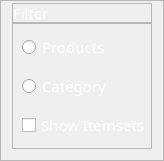
                        <widget class="QFrame" name="frame_8">
                         <property name="maximumSize">
                          <size>
                           <width>140</width>
                           <height>16777215</height>
                          </size>
                         </property>
                         <property name="frameShape">
                          <enum>QFrame::StyledPanel</enum>
                         </property>
                         <property name="frameShadow">
                          <enum>QFrame::Raised</enum>
                         </property>
                         <layout class="QVBoxLayout" name="verticalLayout_13">
                          <property name="spacing">
                           <number>0</number>
                          </property>
                          <property name="topMargin">
                           <number>2</number>
                          </property>
                          <property name="bottomMargin">
                           <number>11</number>
                          </property>
                          <item>
                           <widget class="QFrame" name="frame_13">
                            <property name="maximumSize">
                             <size>
                              <width>16777215</width>
                              <height>20</height>
                             </size>
                            </property>
                            <property name="frameShape">
                             <enum>QFrame::StyledPanel</enum>
                            </property>
                            <property name="frameShadow">
                             <enum>QFrame::Raised</enum>
                            </property>
                            <layout class="QVBoxLayout" name="verticalLayout_14">
                             <property name="spacing">
                              <number>0</number>
                             </property>
                             <property name="leftMargin">
                              <number>0</number>
                             </property>
                             <property name="topMargin">
                              <number>0</number>
                             </property>
                             <property name="rightMargin">
                              <number>0</number>
                             </property>
                             <property name="bottomMargin">
                              <number>0</number>
                             </property>
                             <item>
                              <widget class="QLabel" name="label_2">
                               <property name="font">
                                <font>
                                 <family>Bahnschrift Light</family>
                                 <pointsize>11</pointsize>
                                </font>
                               </property>
                               <property name="styleSheet">
                                <string notr="true">color: rgb(255, 255, 255);</string>
                               </property>
                               <property name="text">
                                <string>Filter</string>
                               </property>
                              </widget>
                             </item>
                            </layout>
                           </widget>
                          </item>
                          <item>
                           <widget class="QFrame" name="frame_14">
                            <property name="frameShape">
                             <enum>QFrame::StyledPanel</enum>
                            </property>
                            <property name="frameShadow">
                             <enum>QFrame::Raised</enum>
                            </property>
                            <layout class="QVBoxLayout" name="verticalLayout_24">
                             <property name="spacing">
                              <number>11</number>
                             </property>
                             <property name="rightMargin">
                              <number>0</number>
                             </property>
                             <item>
                              <widget class="QRadioButton" name="rbProducts">
                               <property name="font">
                                <font>
                                 <family>Bahnschrift Light Condensed</family>
                                 <pointsize>11</pointsize>
                                </font>
                               </property>
                               <property name="styleSheet">
                                <string notr="true">color: rgb(255, 255, 255);</string>
                               </property>
                               <property name="text">
                                <string>Products</string>
                               </property>
                              </widget>
                             </item>
                             <item>
                              <widget class="QRadioButton" name="rbCategory">
                               <property name="font">
                                <font>
                                 <family>Bahnschrift Light Condensed</family>
                                 <pointsize>11</pointsize>
                                </font>
                               </property>
                               <property name="styleSheet">
                                <string notr="true">color: rgb(255, 255, 255);</string>
                               </property>
                               <property name="text">
                                <string>Category</string>
                               </property>
                              </widget>
                             </item>
                             <item>
                              <widget class="QCheckBox" name="checkBoxItems">
                               <property name="font">
                                <font>
                                 <family>Bahnschrift Light Condensed</family>
                                 <pointsize>11</pointsize>
                                </font>
                               </property>
                               <property name="styleSheet">
                                <string notr="true">color:white;</string>
                               </property>
                               <property name="text">
                                <string>Show Itemsets</string>
                               </property>
                              </widget>
                             </item>
                            </layout>
                           </widget>
                          </item>
                         </layout>
                        </widget>
